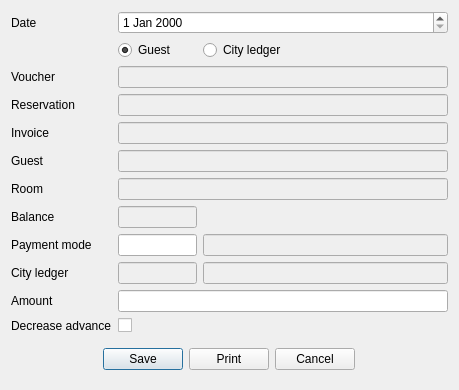
<?xml version="1.0" encoding="UTF-8"?>
<ui version="4.0">
 <class>DlgRefundVaucher</class>
 <widget class="QDialog" name="DlgRefundVaucher">
  <property name="geometry">
   <rect>
    <x>0</x>
    <y>0</y>
    <width>459</width>
    <height>361</height>
   </rect>
  </property>
  <property name="windowTitle">
   <string>Refund voucher</string>
  </property>
  <layout class="QGridLayout" name="gridLayout">
   <item row="5" column="0">
    <widget class="QLabel" name="label_3">
     <property name="text">
      <string>Guest</string>
     </property>
    </widget>
   </item>
   <item row="3" column="0">
    <widget class="QLabel" name="label">
     <property name="text">
      <string>Reservation</string>
     </property>
    </widget>
   </item>
   <item row="8" column="2">
    <widget class="EQLineEdit" name="lePaymentName">
     <property name="enabled">
      <bool>false</bool>
     </property>
    </widget>
   </item>
   <item row="8" column="0">
    <widget class="QLabel" name="label_8">
     <property name="text">
      <string>Payment mode</string>
     </property>
    </widget>
   </item>
   <item row="9" column="2">
    <widget class="EQLineEdit" name="leCLName">
     <property name="enabled">
      <bool>false</bool>
     </property>
    </widget>
   </item>
   <item row="4" column="1" colspan="2">
    <widget class="EQLineEdit" name="leInvoice">
     <property name="enabled">
      <bool>false</bool>
     </property>
    </widget>
   </item>
   <item row="6" column="1" colspan="2">
    <widget class="EQLineEdit" name="leRoom">
     <property name="enabled">
      <bool>false</bool>
     </property>
    </widget>
   </item>
   <item row="1" column="2">
    <widget class="QRadioButton" name="rgCL">
     <property name="text">
      <string>City ledger</string>
     </property>
    </widget>
   </item>
   <item row="10" column="0">
    <widget class="QLabel" name="label_6">
     <property name="text">
      <string>Amount</string>
     </property>
    </widget>
   </item>
   <item row="7" column="1">
    <widget class="QLineEdit" name="leBalance">
     <property name="enabled">
      <bool>false</bool>
     </property>
     <property name="maximumSize">
      <size>
       <width>80</width>
       <height>16777215</height>
      </size>
     </property>
    </widget>
   </item>
   <item row="12" column="0" colspan="3">
    <widget class="QWidget" name="widget" native="true">
     <layout class="QHBoxLayout" name="horizontalLayout">
      <item>
       <spacer name="horizontalSpacer">
        <property name="orientation">
         <enum>Qt::Horizontal</enum>
        </property>
        <property name="sizeHint" stdset="0">
         <size>
          <width>84</width>
          <height>20</height>
         </size>
        </property>
       </spacer>
      </item>
      <item>
       <widget class="QPushButton" name="btnSave">
        <property name="text">
         <string>Save</string>
        </property>
       </widget>
      </item>
      <item>
       <widget class="QPushButton" name="btnPrint">
        <property name="text">
         <string>Print</string>
        </property>
       </widget>
      </item>
      <item>
       <widget class="QPushButton" name="btnCancel">
        <property name="text">
         <string>Cancel</string>
        </property>
       </widget>
      </item>
      <item>
       <spacer name="horizontalSpacer_2">
        <property name="orientation">
         <enum>Qt::Horizontal</enum>
        </property>
        <property name="sizeHint" stdset="0">
         <size>
          <width>84</width>
          <height>20</height>
         </size>
        </property>
       </spacer>
      </item>
     </layout>
    </widget>
   </item>
   <item row="2" column="0">
    <widget class="QLabel" name="label_7">
     <property name="text">
      <string>Voucher</string>
     </property>
    </widget>
   </item>
   <item row="10" column="1" colspan="2">
    <widget class="EQLineEdit" name="leAmount"/>
   </item>
   <item row="4" column="0">
    <widget class="QLabel" name="label_2">
     <property name="text">
      <string>Invoice</string>
     </property>
    </widget>
   </item>
   <item row="2" column="1" colspan="2">
    <widget class="EQLineEdit" name="leVaucher">
     <property name="enabled">
      <bool>false</bool>
     </property>
    </widget>
   </item>
   <item row="1" column="1">
    <widget class="QRadioButton" name="rgGuest">
     <property name="text">
      <string>Guest</string>
     </property>
     <property name="checked">
      <bool>true</bool>
     </property>
    </widget>
   </item>
   <item row="5" column="1" colspan="2">
    <widget class="EQLineEdit" name="leGuest">
     <property name="enabled">
      <bool>false</bool>
     </property>
    </widget>
   </item>
   <item row="9" column="1">
    <widget class="EQLineEdit" name="leCLCode">
     <property name="enabled">
      <bool>false</bool>
     </property>
     <property name="maximumSize">
      <size>
       <width>80</width>
       <height>16777215</height>
      </size>
     </property>
    </widget>
   </item>
   <item row="9" column="0">
    <widget class="QLabel" name="label_9">
     <property name="text">
      <string>City ledger</string>
     </property>
    </widget>
   </item>
   <item row="8" column="1">
    <widget class="EQLineEdit" name="lePaymentMode">
     <property name="maximumSize">
      <size>
       <width>80</width>
       <height>16777215</height>
      </size>
     </property>
    </widget>
   </item>
   <item row="0" column="1" colspan="2">
    <widget class="EQDateEdit" name="deDate"/>
   </item>
   <item row="6" column="0">
    <widget class="QLabel" name="label_4">
     <property name="text">
      <string>Room</string>
     </property>
    </widget>
   </item>
   <item row="0" column="0">
    <widget class="QLabel" name="label_5">
     <property name="text">
      <string>Date</string>
     </property>
    </widget>
   </item>
   <item row="3" column="1" colspan="2">
    <widget class="EQLineEdit" name="leReserve">
     <property name="enabled">
      <bool>false</bool>
     </property>
    </widget>
   </item>
   <item row="7" column="0">
    <widget class="QLabel" name="label_10">
     <property name="text">
      <string>Balance</string>
     </property>
    </widget>
   </item>
   <item row="11" column="1">
    <widget class="QCheckBox" name="chDecreaseAdvance">
     <property name="text">
      <string/>
     </property>
    </widget>
   </item>
   <item row="11" column="0">
    <widget class="QLabel" name="label_11">
     <property name="text">
      <string>Decrease advance</string>
     </property>
    </widget>
   </item>
  </layout>
 </widget>
 <customwidgets>
  <customwidget>
   <class>EQLineEdit</class>
   <extends>QLineEdit</extends>
   <header location="global">eqlineedit.h</header>
   <slots>
    <signal>customButtonClicked(bool)</signal>
   </slots>
  </customwidget>
  <customwidget>
   <class>EQDateEdit</class>
   <extends>QDateEdit</extends>
   <header location="global">eqdateedit.h</header>
  </customwidget>
 </customwidgets>
 <resources/>
 <connections/>
</ui>
